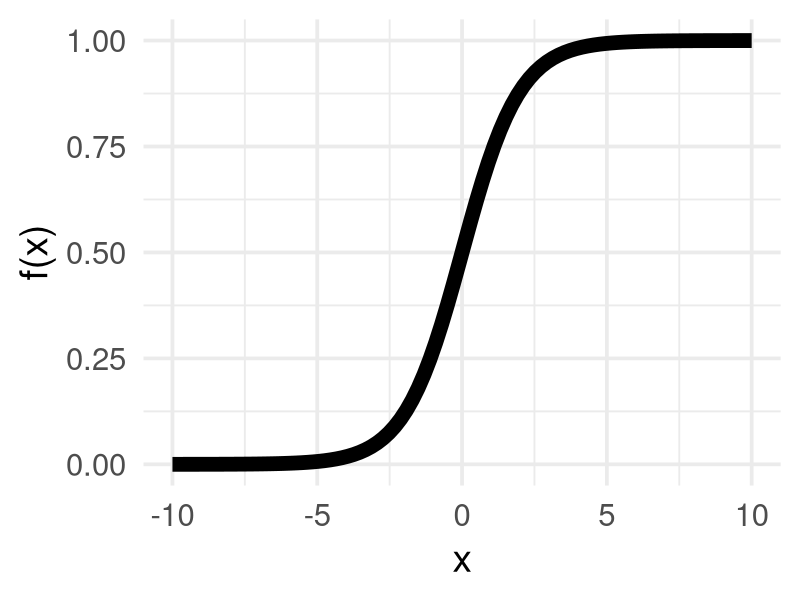
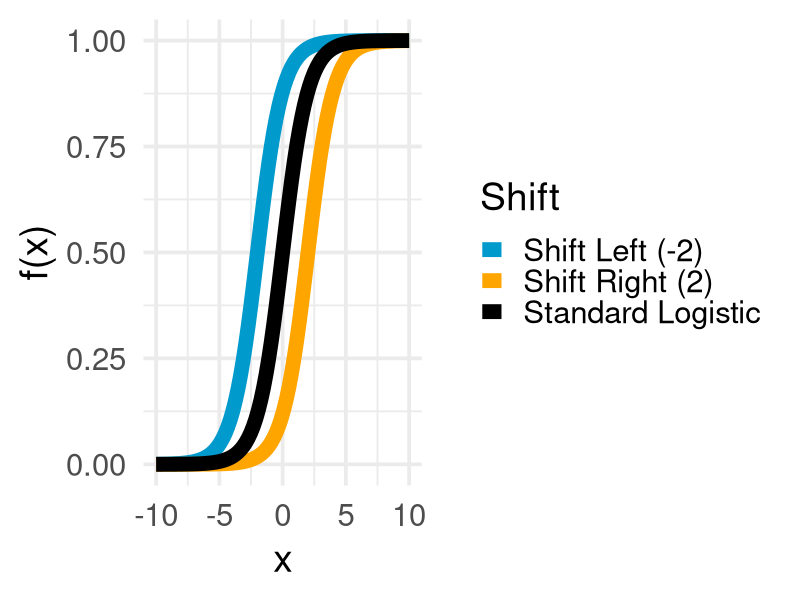
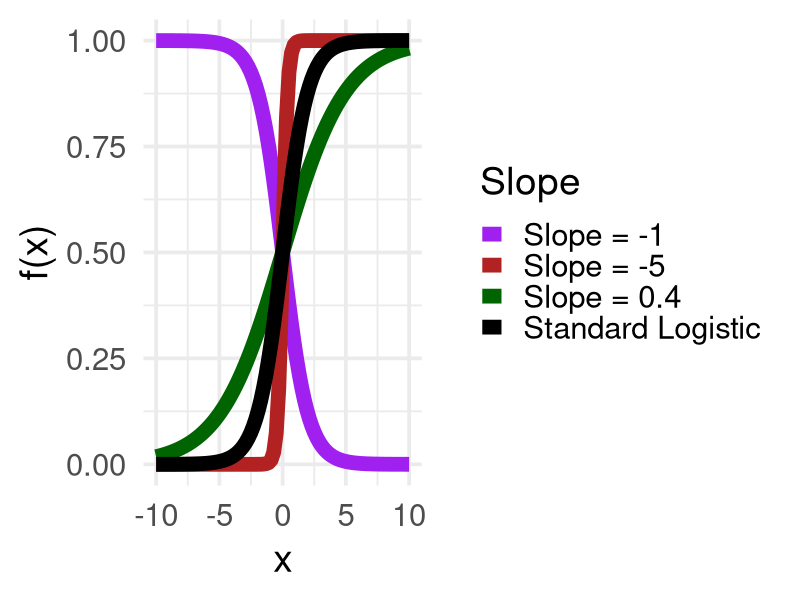
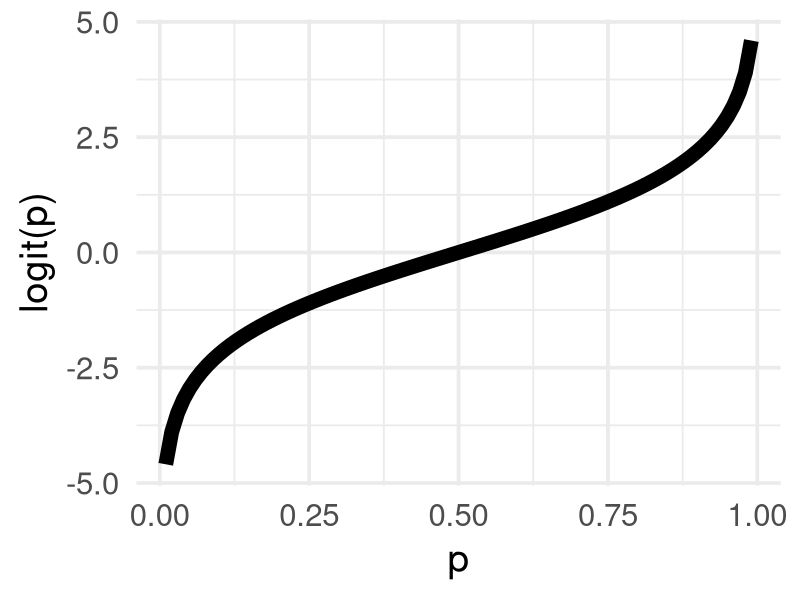
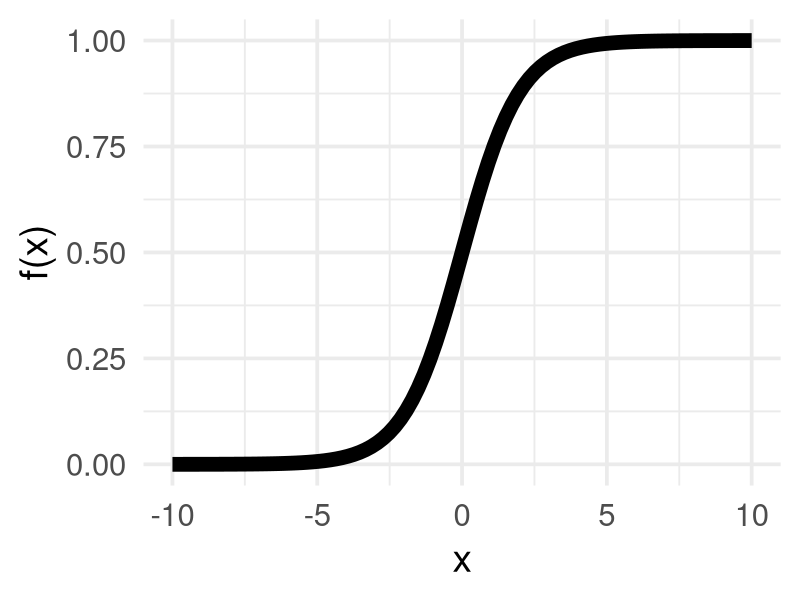
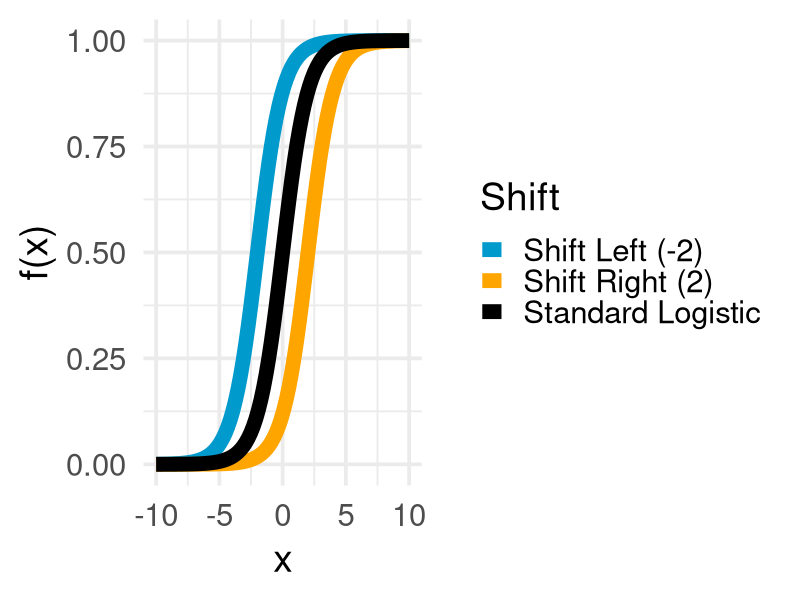
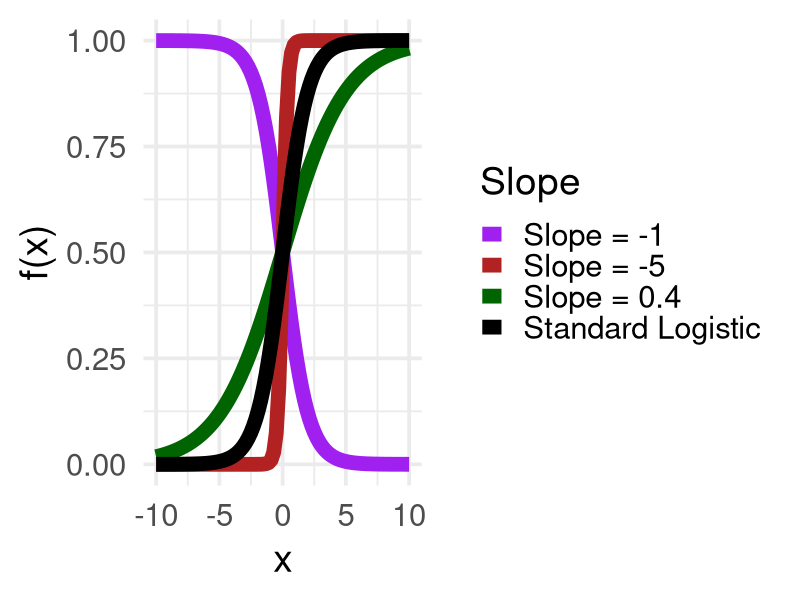
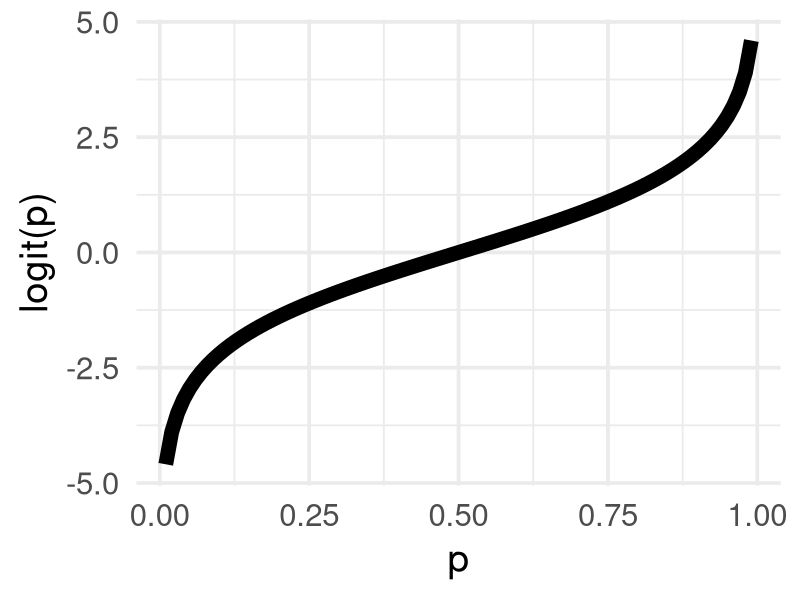

Write R code to recreate these figures, in order.
# goal here is to create clean visualizations for the logistic function / logits for the logistic regression chunk
library(ggplot2)

# OPTIONS
plot_width <- 21
plot_height <- 7
plot_dpi <- 300
line_size <- 5
base_size <- 28
color_palette <- c("Standard Logistic" = "black", "Shift Right (2)" = "orange", "Shift Left (-2)" = "deepskyblue3", "Slope = 0.4" = "darkgreen", "Slope = -5" = "firebrick", "Slope = -1" = "purple")

# DEFINITIONS
logistic <- function(x) { 1 / (1 + exp(-x)) }
logistic_shifted <- function(x, shift) { 1 / (1 + exp(-(x - shift))) }
logistic_scaled <- function(x, slope) { 1 / (1 + exp(-slope * x)) }
logit <- function(y) { log(y / (1 - y)) }

# PLOTTING DATA
x <- seq(-10, 10, length.out = 100)
y <- seq(0.01, 0.99, length.out = 100)  # To avoid logit issues at 0 and 1

# plot 1: standard logistic function
data_logistic <- data.frame(x = x, y = logistic(x))
p1 <- ggplot(data_logistic, aes(x, y)) +
  geom_line(size = line_size, color = "black") +
  labs(x = "x", y = "f(x)") +
  theme_minimal(base_size = base_size)
p1

# plot 2: shifted logistic function
data_shifted <- data.frame(
  x = rep(x, 3),
  y = c(logistic_shifted(x, 2), logistic_shifted(x, -2), logistic(x)),
  Shift = rep(c("Shift Right (2)", "Shift Left (-2)", "Standard Logistic"), each = length(x))
)
p2 <- ggplot(data_shifted, aes(x, y, color = Shift)) +
  geom_line(size = line_size) +
  scale_color_manual(values = color_palette) +
  labs(x = "x", y = "f(x)") +
  theme_minimal(base_size = base_size)
p2

# plot 3: scaled logistic function
data_scaled <- data.frame(
  x = rep(x, 4),
  y = c(logistic_scaled(x, 0.4), logistic_scaled(x, 5), logistic(x), logistic_scaled(x, -1)),
  Slope = rep(c("Slope = 0.4", "Slope = -5", "Standard Logistic", "Slope = -1"), each = length(x))
)
p3 <- ggplot(data_scaled, aes(x, y, color = Slope)) +
  geom_line(size = line_size) +
  scale_color_manual(values = color_palette) +
  labs(x = "x", y = "f(x)") +
  theme_minimal(base_size = base_size)
p3

# plot 4: logit
data_logit <- data.frame(y = y, logit_y = logit(y))
p4 <- ggplot(data_logit, aes(y, logit_y)) +
  geom_line(size = line_size) +
  labs(x = "p", y = "logit(p)") +
  theme_minimal(base_size = base_size)
p4

# SAVE PLOTS
plots <- list(p1, p2, p3, p4)
plot_titles <- c("../figure/logistic_function.png", "../figure/logistic_shifted.png", "../figure/logistic_scaled.png", "../figure/logit_function.png")

for (i in 1:4) {
  ggsave(plot_titles[i], plot = plots[[i]], width = plot_width, height = plot_height, dpi = plot_dpi)
}
